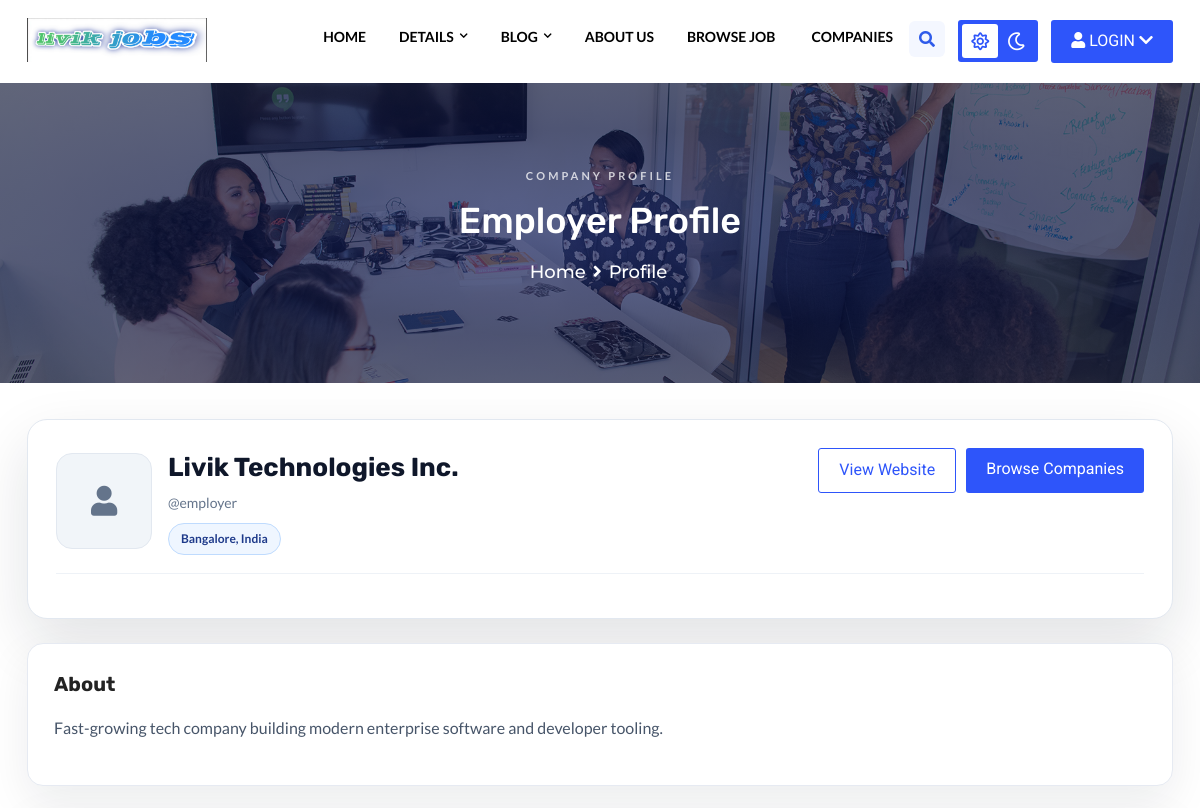
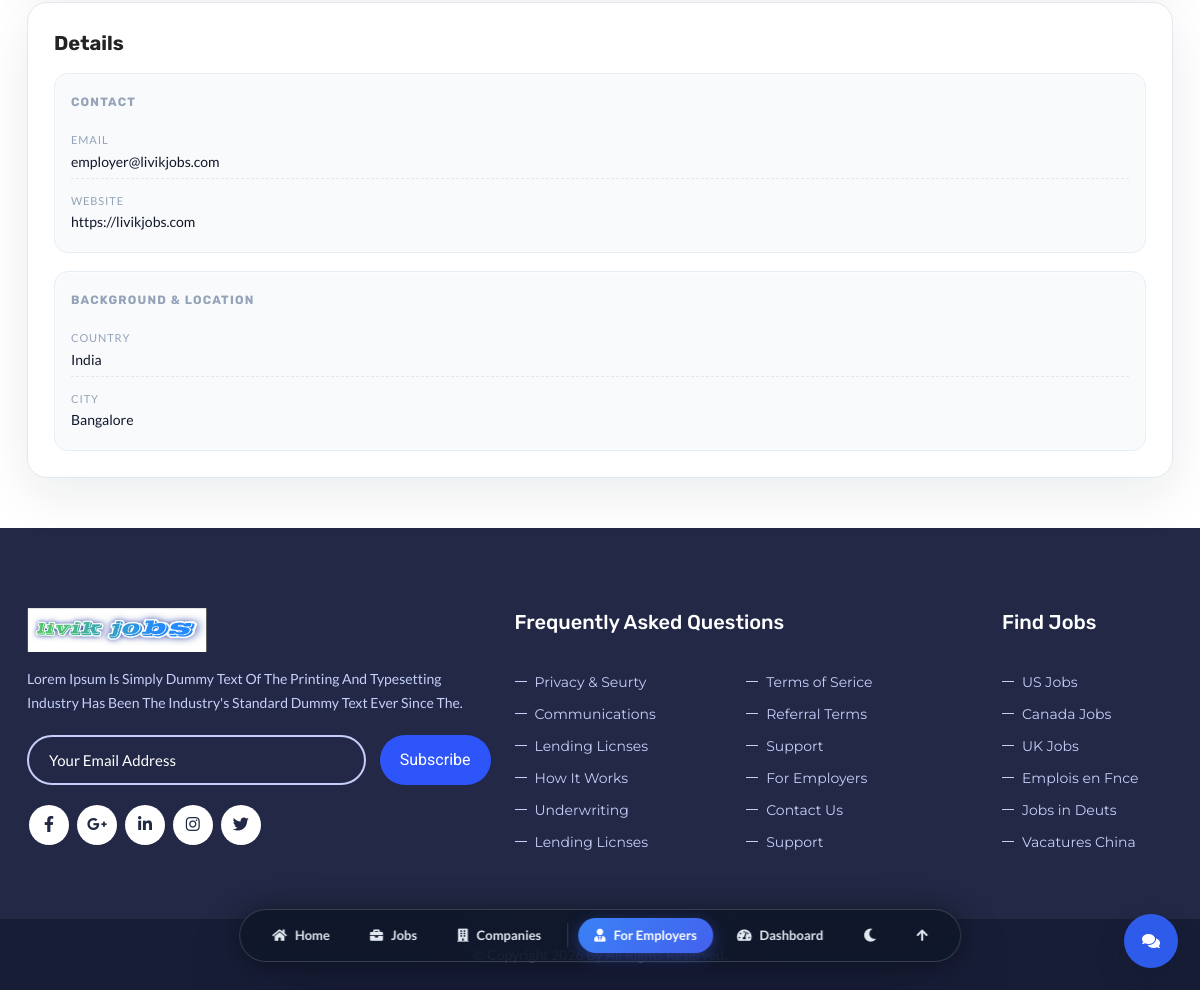
/profile/employer/employer/ (signed in), run on the app's committed database (2 pictures, top to bottom).
### account/models.py (models this page shows)
class EmployerProfile(models.Model):
    user = models.OneToOneField(User, on_delete=models.CASCADE, related_name='employer_profile')
    full_name = models.CharField(max_length=200, blank=True)
    email = models.EmailField(blank=True)
    phone = models.CharField(max_length=30, blank=True)
    website = models.URLField(blank=True)
    bio = models.TextField(blank=True)
    experience_years = models.CharField(max_length=50, blank=True)
    education = models.CharField(max_length=100, blank=True)
    languages = models.CharField(max_length=200, blank=True)
    categories = models.CharField(max_length=200, blank=True)
    current_salary = models.CharField(max_length=50, blank=True)
    expected_salary = models.CharField(max_length=50, blank=True)
    country = models.CharField(max_length=100, blank=True)
    city = models.CharField(max_length=100, blank=True)
    address = models.CharField(max_length=255, blank=True)
    map_address = models.CharField(max_length=255, blank=True)
    latitude = models.CharField(max_length=50, blank=True)
    longitude = models.CharField(max_length=50, blank=True)
    facebook = models.URLField(blank=True)
    twitter = models.URLField(blank=True)
    instagram = models.URLField(blank=True)
    skills = models.CharField(max_length=500, blank=True)

### site1/views.py (the view)
# urls.py: path('profile/employer/<str:username>/', views.public_employer_profile),
@login_required(login_url='/account/login/')
def public_employer_profile(request, username):
    profile = get_object_or_404(EmployerProfile, user__username=username)
    employer = Employer.objects.filter(username=profile.user).first()
    photo_url = employer.photo.url if employer and employer.photo else None
    skill_list = [s.strip() for s in (profile.skills or '').split(',') if s.strip()]
    return render(request, 'public_employer_profile.html', {
        'profile': profile,
        'photo_url': photo_url,
        'skill_list': skill_list,
    })

### account/context_processors.py (called while the page is built)
def user_settings(request):
    if not request.user.is_authenticated:
        return {'user_settings': None}
    settings, _ = UserSettings.objects.get_or_create(user=request.user)
    return {'user_settings': settings}

### site1/templates1/public_employer_profile.html (shortened to what this page needs)
{% extends 'base.html' %}
{% load static %}
{% block content %}
<div class="page-content bg-white">
    <div class="dez-bnr-inr overlay-black-middle" style="background-image:url(images/banner/bnr1.jpg);">
        <div class="container">
            <div class="dez-bnr-inr-entry">
                <div class="public-profile-banner text-center">
                    <p class="public-profile-banner__eyebrow">Company Profile</p>
                    <h1 class="text-white">Employer Profile</h1>
                    <div class="breadcrumb-row">
                        <ul class="list-inline">
                            <li><a href="/">Home</a></li>
                            <li>Profile</li>
                        </ul>
                    </div>
                </div>
            </div>
        </div>
    </div>
    <div class="section-full content-inner">
        <div class="container">
            <div class="public-profile-shell">
                <div class="public-profile-hero">
                    <div class="public-profile-hero__card">
                        <div class="public-profile-hero__top">
                            <div class="public-profile-identity">
                                {% if photo_url %}
                                    <img class="public-profile-avatar" src="{{ photo_url }}" alt="{{ profile.full_name|default:profile.user.username }}">
                                {% else %}
                                    <div class="public-profile-avatar public-profile-avatar--placeholder">
                                        <i class="fa fa-user" aria-hidden="true"></i>
                                    </div>
                                {% endif %}
                                <div class="public-profile-identity__meta">
                                    <h2 class="public-profile-name">{{ profile.full_name|default:profile.user.username }}</h2>
                                    <div class="public-profile-subtitle">@{{ profile.user.username }}</div>
                                    <div class="public-profile-identity__details">
                                        {% if profile.city or profile.country %}
                                            <span class="meta-chip">{{ profile.city }}{% if profile.city and profile.country %}, {% endif %}{{ profile.country }}</span>
                                        {% endif %}
                                    </div>
                                </div>
                            </div>
                            <div class="public-profile-hero__actions">
                                {% if profile.website %}
                                    <a class="site-button outline" href="{{ profile.website }}" target="_blank" rel="noopener">View Website</a>
                                {% endif %}
                                <a class="site-button" href="/companies/">Browse Companies</a>
                            </div>
                        </div>
                        <div class="public-profile-hero__bottom">
                        </div>
                    </div>
                </div>
                <div class="public-profile-layout public-profile-layout--stacked">
                    <div class="public-profile-main">
                        <div class="public-profile-card public-profile-card--about">
                            <div class="public-profile-card__header">
                                <h5 class="public-profile-section-title">About</h5>
                            </div>
                            {% if profile.bio %}
                                <p class="public-profile-text">{{ profile.bio }}</p>
                            {% endif %}
                        </div>
                    </div>
                    <div class="public-profile-sidebar">
                        <div class="public-profile-card public-profile-card--combined">
                            <h5 class="public-profile-section-title">Details</h5>
                            <div class="public-profile-info-grid">
                                <div class="public-profile-info-block">
                                    <h6 class="public-profile-info-title">Contact</h6>
                                    <div class="public-profile-info-list">
                                        {% if profile.email %}<div><span>Email</span>{{ profile.email }}</div>{% endif %}
                                        {% if profile.website %}<div><span>Website</span>{{ profile.website }}</div>{% endif %}
                                    </div>
                                </div>
                                <div class="public-profile-info-block">
                                    <h6 class="public-profile-info-title">Background & Location</h6>
                                    <div class="public-profile-info-list">
                                        {% if profile.country %}<div><span>Country</span>{{ profile.country }}</div>{% endif %}
                                        {% if profile.city %}<div><span>City</span>{{ profile.city }}</div>{% endif %}
                                    </div>
                                </div>
                            </div>
                        </div>
                    </div>
                </div>
            </div>
        </div>
    </div>
</div>
{% endblock %}

### site1/static/css/cinema-ui.css (style rules this page uses)
:root { --cinema-bg-dark: #070a13; --cinema-bg-dark-surface: #0b1122; --cinema-bg-dark-card: rgba(14, 22, 42, 0.72); --cinema-bg-dark-card-hover: rgba(20, 32, 62, 0.88); --cinema-border-dark: rgba(255, 255, 255, 0.08); --cinema-border-dark-hover: rgba(67, 97, 238, 0.45); --cinema-bg-light: #f8fafc; --cinema-bg-light-surface: #ffffff; --cinema-bg-light-card: rgba(255, 255, 255, 0.85); --cinema-bg-light-card-hover: rgba(255, 255, 255, 0.98); --cinema-border-light: rgba(226, 232, 240, 0.85); --cinema-border-light-hover: rgba(45, 91, 255, 0.4); --cinema-neon-cyan: #00f2fe; --cinema-neon-blue: #3b82f6; --cinema-neon-indigo: #4361ee; --cinema-neon-violet: #8b5cf6; --cinema-neon-purple: #7928ca; --cinema-neon-pink: #ec4899; --cinema-neon-emerald: #10b981; --cinema-neon-gold: #f59e0b; --cinema-neon-amber: #ff9f43; --cinema-glow-cyan: 0 0 35px rgba(0, 242, 254, 0.28); --cinema-glow-blue: 0 0 40px rgba(67, 97, 238, 0.32); --cinema-glow-purple: 0 0 35px rgba(121, 40, 202, 0.3); --cinema-glow-gold: 0 0 30px rgba(245, 158, 11, 0.28); --cinema-glow-emerald: 0 0 30px rgba(16, 185, 129, 0.28); --cinema-shadow-sm: 0 4px 14px rgba(0, 0, 0, 0.06); --cinema-shadow-md: 0 12px 30px rgba(2, 6, 23, 0.12); --cinema-shadow-lg: 0 24px 60px rgba(2, 6, 23, 0.18); --cinema-shadow-3d: 0 30px 70px -15px rgba(2, 6, 23, 0.35); --cinema-glass-blur: blur(16px); --cinema-glass-blur-heavy: blur(28px); --cinema-ease-out: cubic-bezier(0.16, 1, 0.3, 1); --cinema-ease-spring: cubic-bezier(0.34, 1.56, 0.64, 1); }

### data on the page
EmployerProfile: full_name "Livik Technologies Inc.", user.username "employer", city "Bangalore", country "India", bio "Fast-growing tech company building modern enterprise software and developer tooling.", email "employer@livikjobs.com", website "https://livikjobs.com"
